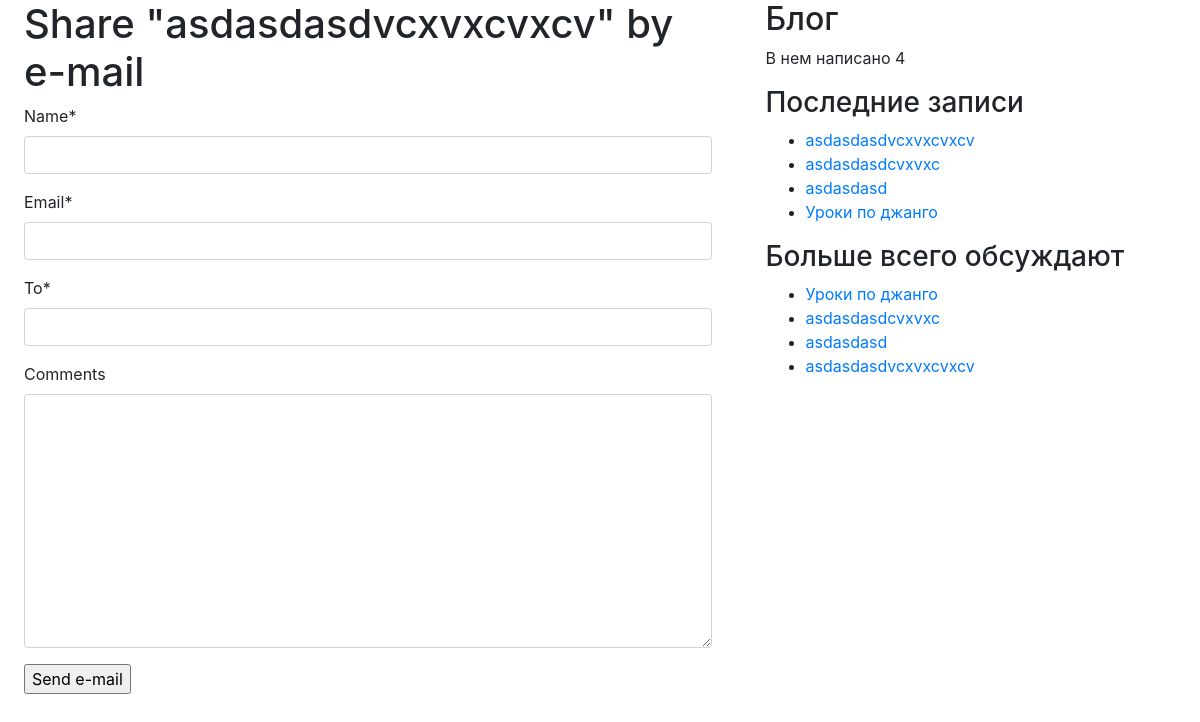
/blog/4/share/, run on the app's committed database.
### blog/models.py (models this page shows)
class Post(models.Model):
    def get_absolute_url(self):
        return reverse('post_detail',
                       args=[self.publish.year,
                             self.publish.strftime('%m'),
                             self.publish.strftime('%d'),
                             self.slug])
    STATUS_CHOICES = (
        ('draft', 'Draft'),
        ('published', 'Published'),
    )
    title = models.CharField(max_length=250)
    slug = models.SlugField(max_length=250, unique_for_date='publish')
    author = models.ForeignKey(User, related_name='blog_posts', on_delete=models.DO_NOTHING)
    body = models.TextField()
    publish = models.DateTimeField(default=timezone.now)
    created = models.DateTimeField(auto_now_add=True)
    updated = models.DateTimeField(auto_now=True)
    status = models.CharField(max_length=10, choices=STATUS_CHOICES, default='draft')
    tags = TaggableManager()

### blog/views.py (the view)
# urls.py: path('<int:post_id>/share/', views.post_share, name='post_share'),
def post_share(request, post_id):
    post = get_object_or_404(Post, id=post_id, status='published')
    sent = False
    if request.method == 'POST':
        form = EmailPostForm(request.POST)
        if form.is_valid():
            cd = form.cleaned_data
            post_url = request.build_absolute_uri(post.get_absolute_url())
            subject = '{} ({}) recommends you reading "{}"'.format(cd['name'], cd['email'], post.title)
            message = 'Read "{}" at {}\n\n{}\'s comments: {}'.format(post.title, post_url, cd['name'], cd['comments'])
            send_mail(subject, message, 'admin@myblog.com', [cd['to']])
            sent = True
    else:
        form = EmailPostForm()
    return render(request, 'blog/post/share.html', {'post': post,
                                                    'form': form,
                                                    'sent': sent})

### blog/forms.py
class EmailPostForm(forms.Form):
    name = forms.CharField(max_length=25)
    email = forms.EmailField()
    to = forms.EmailField()
    comments = forms.CharField(required=False,
                               widget=forms.Textarea)

### blog/templatetags/blog_tags.py (called while the page is built)
@register.simple_tag()
def total_posts():
    return Post.objects.all().count()

@register.inclusion_tag('blog/post/latest_posts.html')
def show_latest_posts(count=5):
    latest_posts = Post.objects.all().order_by('-publish')[:count]
    return {'latest_posts': latest_posts}

@register.simple_tag
def get_most_commented_posts(count=5):
    return Post.objects.all().annotate(total_comments=Count('comments')).order_by('-total_comments')[:count]

### templates/blog/post/share.html (shortened to what this page needs)
{% extends "blog/base.html" %}
{% load crispy_forms_tags %}
{% block content %}
    {% if sent %}
        <h1>E-mail successfully sent</h1>
        <p>
            "{{ post.title }}" was successfully sent to {{ cd.to }}.
        </p>
    {% else %}
        <h1>Share "{{ post.title }}" by e-mail</h1>
        <form action="." method="post">
            {{ form|crispy }}
            <input type="submit" value="Send e-mail">
        </form>
    {% endif %}
{% endblock %}

### templates/blog/base.html (shortened to what this page needs)
{% load blog_tags %}
{% load static %}
{% load bootstrap3 %}
{% load crispy_forms_tags %}
<!DOCTYPE html>
<html lang="en">
<head>
    <link rel="stylesheet" href="https://maxcdn.bootstrapcdn.com/bootstrap/4.0.0/css/bootstrap.min.css"
>
    <link rel="stylesheet" href="https://stackpath.bootstrapcdn.com/bootstrap/4.1.3/css/bootstrap.min.css"
>
</head>
<body>
<div class="row">
    <div id="content" class="col-7 justify-content-center mx-4">
        {% block content %}
        {% endblock %}
    </div>
    <div id="sidebar" class="col-4  justify-content-center ">
        <h2>Блог</h2>
        <p>В нем написано {% total_posts %}</p>
        <h3>Последние записи</h3>
        {% show_latest_posts %}
        <h3>Больше всего обсуждают</h3>
        {% get_most_commented_posts as most_commented_posts %}
        <ul>
            {% for post in most_commented_posts %}
                <li>
                    <a href="{{ post.get_absolute_url }}">{{ post.title }}</a>
                </li>
            {% endfor %}
        </ul>
    </div>
</div>
</body>
</html>

### templates/blog/post/latest_posts.html
<ul>
    {% for post in latest_posts %}
        <li>
            <a href="{{ post.get_absolute_url }}">{{ post.title }}</a>
        </li>
    {% endfor %}
</ul>

### data on the page
Post: title "asdasdasdvcxvxcvxcv"
Post: title "asdasdasdcvxvxc"
Post: title "asdasdasd"
Post: title "Уроки по джанго"
